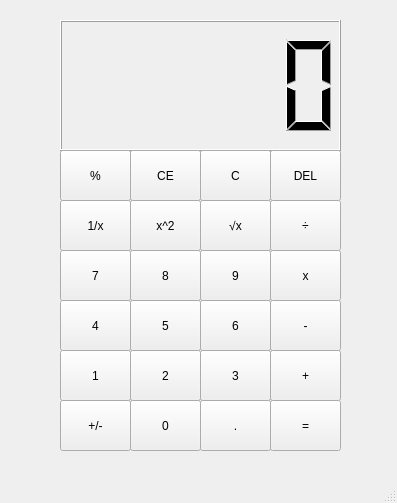
<?xml version="1.0" encoding="UTF-8"?>
<ui version="4.0">
 <class>UI_Calculator</class>
 <widget class="QMainWindow" name="UI_Calculator">
  <property name="geometry">
   <rect>
    <x>0</x>
    <y>0</y>
    <width>397</width>
    <height>503</height>
   </rect>
  </property>
  <property name="windowTitle">
   <string>MainWindow</string>
  </property>
  <widget class="QWidget" name="centralwidget">
   <widget class="QLCDNumber" name="lcdNumber">
    <property name="geometry">
     <rect>
      <x>60</x>
      <y>20</y>
      <width>281</width>
      <height>131</height>
     </rect>
    </property>
   </widget>
   <widget class="QPushButton" name="clear_entry">
    <property name="geometry">
     <rect>
      <x>130</x>
      <y>150</y>
      <width>71</width>
      <height>51</height>
     </rect>
    </property>
    <property name="text">
     <string>CE</string>
    </property>
   </widget>
   <widget class="QPushButton" name="clear">
    <property name="geometry">
     <rect>
      <x>200</x>
      <y>150</y>
      <width>71</width>
      <height>51</height>
     </rect>
    </property>
    <property name="text">
     <string>C</string>
    </property>
   </widget>
   <widget class="QPushButton" name="delete_2">
    <property name="geometry">
     <rect>
      <x>270</x>
      <y>150</y>
      <width>71</width>
      <height>51</height>
     </rect>
    </property>
    <property name="text">
     <string>DEL</string>
    </property>
   </widget>
   <widget class="QPushButton" name="percentage">
    <property name="geometry">
     <rect>
      <x>60</x>
      <y>150</y>
      <width>71</width>
      <height>51</height>
     </rect>
    </property>
    <property name="text">
     <string>%</string>
    </property>
   </widget>
   <widget class="QPushButton" name="square">
    <property name="geometry">
     <rect>
      <x>130</x>
      <y>200</y>
      <width>71</width>
      <height>51</height>
     </rect>
    </property>
    <property name="text">
     <string>x^2</string>
    </property>
   </widget>
   <widget class="QPushButton" name="square_root">
    <property name="geometry">
     <rect>
      <x>200</x>
      <y>200</y>
      <width>71</width>
      <height>51</height>
     </rect>
    </property>
    <property name="text">
     <string>√x</string>
    </property>
   </widget>
   <widget class="QPushButton" name="divide">
    <property name="geometry">
     <rect>
      <x>270</x>
      <y>200</y>
      <width>71</width>
      <height>51</height>
     </rect>
    </property>
    <property name="text">
     <string>÷</string>
    </property>
   </widget>
   <widget class="QPushButton" name="one_div_x">
    <property name="geometry">
     <rect>
      <x>60</x>
      <y>200</y>
      <width>71</width>
      <height>51</height>
     </rect>
    </property>
    <property name="text">
     <string>1/x</string>
    </property>
   </widget>
   <widget class="QPushButton" name="eight">
    <property name="geometry">
     <rect>
      <x>130</x>
      <y>250</y>
      <width>71</width>
      <height>51</height>
     </rect>
    </property>
    <property name="text">
     <string>8</string>
    </property>
   </widget>
   <widget class="QPushButton" name="nine">
    <property name="geometry">
     <rect>
      <x>200</x>
      <y>250</y>
      <width>71</width>
      <height>51</height>
     </rect>
    </property>
    <property name="text">
     <string>9</string>
    </property>
   </widget>
   <widget class="QPushButton" name="multiply">
    <property name="geometry">
     <rect>
      <x>270</x>
      <y>250</y>
      <width>71</width>
      <height>51</height>
     </rect>
    </property>
    <property name="text">
     <string>x</string>
    </property>
   </widget>
   <widget class="QPushButton" name="seven">
    <property name="geometry">
     <rect>
      <x>60</x>
      <y>250</y>
      <width>71</width>
      <height>51</height>
     </rect>
    </property>
    <property name="text">
     <string>7</string>
    </property>
   </widget>
   <widget class="QPushButton" name="five">
    <property name="geometry">
     <rect>
      <x>130</x>
      <y>300</y>
      <width>71</width>
      <height>51</height>
     </rect>
    </property>
    <property name="text">
     <string>5</string>
    </property>
   </widget>
   <widget class="QPushButton" name="six">
    <property name="geometry">
     <rect>
      <x>200</x>
      <y>300</y>
      <width>71</width>
      <height>51</height>
     </rect>
    </property>
    <property name="text">
     <string>6</string>
    </property>
   </widget>
   <widget class="QPushButton" name="subtraction">
    <property name="geometry">
     <rect>
      <x>270</x>
      <y>300</y>
      <width>71</width>
      <height>51</height>
     </rect>
    </property>
    <property name="text">
     <string>-</string>
    </property>
   </widget>
   <widget class="QPushButton" name="four">
    <property name="geometry">
     <rect>
      <x>60</x>
      <y>300</y>
      <width>71</width>
      <height>51</height>
     </rect>
    </property>
    <property name="text">
     <string>4</string>
    </property>
   </widget>
   <widget class="QPushButton" name="two">
    <property name="geometry">
     <rect>
      <x>130</x>
      <y>350</y>
      <width>71</width>
      <height>51</height>
     </rect>
    </property>
    <property name="text">
     <string>2</string>
    </property>
   </widget>
   <widget class="QPushButton" name="three">
    <property name="geometry">
     <rect>
      <x>200</x>
      <y>350</y>
      <width>71</width>
      <height>51</height>
     </rect>
    </property>
    <property name="text">
     <string>3</string>
    </property>
   </widget>
   <widget class="QPushButton" name="addition">
    <property name="geometry">
     <rect>
      <x>270</x>
      <y>350</y>
      <width>71</width>
      <height>51</height>
     </rect>
    </property>
    <property name="text">
     <string>+</string>
    </property>
   </widget>
   <widget class="QPushButton" name="one">
    <property name="geometry">
     <rect>
      <x>60</x>
      <y>350</y>
      <width>71</width>
      <height>51</height>
     </rect>
    </property>
    <property name="text">
     <string>1</string>
    </property>
   </widget>
   <widget class="QPushButton" name="zero">
    <property name="geometry">
     <rect>
      <x>130</x>
      <y>400</y>
      <width>71</width>
      <height>51</height>
     </rect>
    </property>
    <property name="text">
     <string>0</string>
    </property>
   </widget>
   <widget class="QPushButton" name="decimal">
    <property name="geometry">
     <rect>
      <x>200</x>
      <y>400</y>
      <width>71</width>
      <height>51</height>
     </rect>
    </property>
    <property name="text">
     <string>.</string>
    </property>
   </widget>
   <widget class="QPushButton" name="enter">
    <property name="geometry">
     <rect>
      <x>270</x>
      <y>400</y>
      <width>71</width>
      <height>51</height>
     </rect>
    </property>
    <property name="text">
     <string>=</string>
    </property>
   </widget>
   <widget class="QPushButton" name="positive_negative">
    <property name="geometry">
     <rect>
      <x>60</x>
      <y>400</y>
      <width>71</width>
      <height>51</height>
     </rect>
    </property>
    <property name="text">
     <string>+/-</string>
    </property>
   </widget>
  </widget>
  <widget class="QMenuBar" name="menubar">
   <property name="geometry">
    <rect>
     <x>0</x>
     <y>0</y>
     <width>397</width>
     <height>26</height>
    </rect>
   </property>
  </widget>
  <widget class="QStatusBar" name="statusbar"/>
 </widget>
 <resources/>
 <connections/>
</ui>
